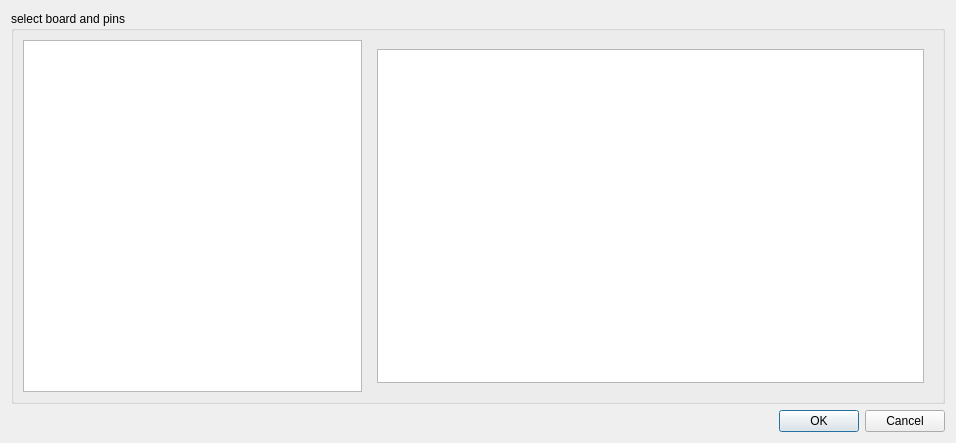
<?xml version="1.0" encoding="UTF-8"?>
<ui version="4.0">
 <class>SetPinDialog</class>
 <widget class="QDialog" name="SetPinDialog">
  <property name="geometry">
   <rect>
    <x>0</x>
    <y>0</y>
    <width>956</width>
    <height>443</height>
   </rect>
  </property>
  <property name="sizePolicy">
   <sizepolicy hsizetype="Preferred" vsizetype="Preferred">
    <horstretch>1</horstretch>
    <verstretch>0</verstretch>
   </sizepolicy>
  </property>
  <property name="windowTitle">
   <string>Dialog</string>
  </property>
  <layout class="QVBoxLayout" name="verticalLayout_2">
   <item>
    <widget class="QGroupBox" name="groupBox">
     <property name="title">
      <string>select board and pins</string>
     </property>
     <layout class="QHBoxLayout" name="horizontalLayout">
      <item>
       <widget class="QTableView" name="boardTableView">
        <property name="sizePolicy">
         <sizepolicy hsizetype="Expanding" vsizetype="Expanding">
          <horstretch>3</horstretch>
          <verstretch>0</verstretch>
         </sizepolicy>
        </property>
       </widget>
      </item>
      <item>
       <widget class="QWidget" name="widget_4" native="true">
        <property name="sizePolicy">
         <sizepolicy hsizetype="Preferred" vsizetype="Preferred">
          <horstretch>5</horstretch>
          <verstretch>0</verstretch>
         </sizepolicy>
        </property>
        <layout class="QVBoxLayout" name="verticalLayout_3">
         <item>
          <widget class="QTableView" name="pinTableView">
           <property name="sizePolicy">
            <sizepolicy hsizetype="Expanding" vsizetype="Expanding">
             <horstretch>2</horstretch>
             <verstretch>0</verstretch>
            </sizepolicy>
           </property>
          </widget>
         </item>
        </layout>
       </widget>
      </item>
     </layout>
    </widget>
   </item>
   <item>
    <widget class="QDialogButtonBox" name="buttonBox">
     <property name="orientation">
      <enum>Qt::Horizontal</enum>
     </property>
     <property name="standardButtons">
      <set>QDialogButtonBox::Cancel|QDialogButtonBox::Ok</set>
     </property>
    </widget>
   </item>
  </layout>
 </widget>
 <resources/>
 <connections>
  <connection>
   <sender>buttonBox</sender>
   <signal>accepted()</signal>
   <receiver>SetPinDialog</receiver>
   <slot>accept()</slot>
   <hints>
    <hint type="sourcelabel">
     <x>248</x>
     <y>254</y>
    </hint>
    <hint type="destinationlabel">
     <x>157</x>
     <y>274</y>
    </hint>
   </hints>
  </connection>
  <connection>
   <sender>buttonBox</sender>
   <signal>rejected()</signal>
   <receiver>SetPinDialog</receiver>
   <slot>reject()</slot>
   <hints>
    <hint type="sourcelabel">
     <x>316</x>
     <y>260</y>
    </hint>
    <hint type="destinationlabel">
     <x>286</x>
     <y>274</y>
    </hint>
   </hints>
  </connection>
 </connections>
</ui>
